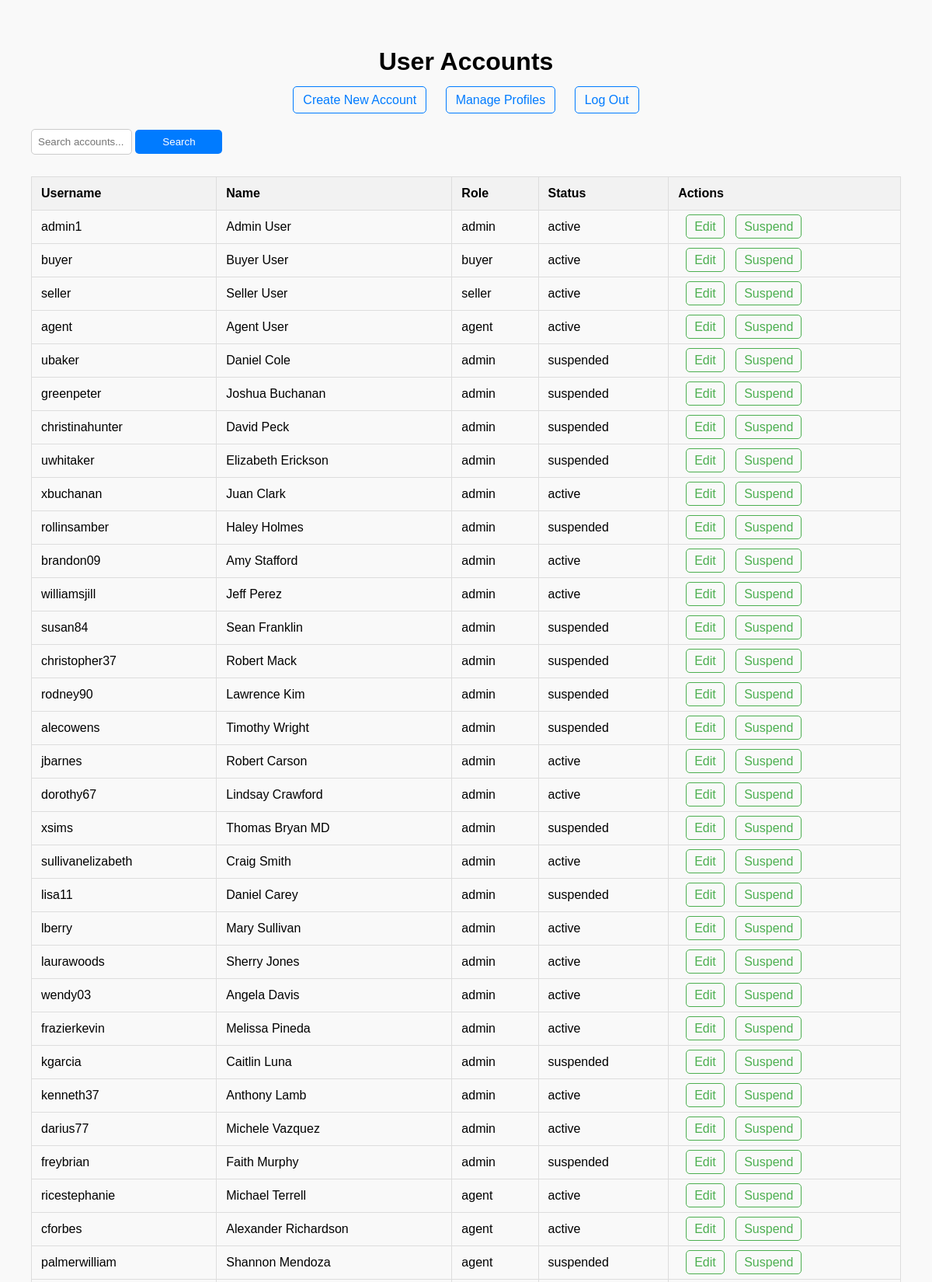
The page /accounts (signed in, upper part) on the database its author committed.
### tables this page shows
CREATE TABLE user_accounts (
        id TEXT PRIMARY KEY,  -- Username
        name TEXT NOT NULL,
        password TEXT NOT NULL,
        email TEXT NOT NULL UNIQUE,
        profile_id INTEGER,
        status TEXT NOT NULL CHECK(status IN ('active', 'suspended')),
        FOREIGN KEY (profile_id) REFERENCES user_profiles (profile_id)
    );

CREATE TABLE user_profiles (
        profile_id INTEGER PRIMARY KEY AUTOINCREMENT,
        role TEXT NOT NULL UNIQUE,
        description TEXT NOT NULL,
        status TEXT NOT NULL CHECK(status IN ('active', 'suspended'))
    );

### boundary.py (the view)
@app.route('/accounts')
@admin_required
def view_accounts():
    accounts = view_account_controller.view_accounts()
    return render_template('accounts.html', accounts=accounts)  # View all user accounts

### base_repository.py (called while the page is built)
    def get_connection(self):
        return sqlite3.connect(self.db_path)

    def fetch_all(self, query, params=()):
        conn = self.get_connection()
        conn.row_factory = sqlite3.Row  # Enables column access by name
        cursor = conn.cursor()
        cursor.execute(query, params)
        results = cursor.fetchall()
        conn.close()
        return results

### boundary.py (called while the page is built)
def admin_required(f):
    @wraps(f)
    def decorated_function(*args, **kwargs):
        if 'user' not in session or session['user']['role'] != 'admin':
            flash('You do not have permission to access this page.')
            return redirect(url_for('login'))  # Redirect to login if not admin
        return f(*args, **kwargs)
    return decorated_function

### user_account.py (called while the page is built)
    def view_accounts(self):
        query = '''
            SELECT ua.*, up.role
            FROM user_accounts ua
            LEFT JOIN user_profiles up ON ua.profile_id = up.profile_id
        '''
        return self.fetch_all(query)

### user_account_controller.py (called while the page is built)
    def view_accounts(self):
       return self.user_account_entity.view_accounts()

### templates/accounts.html (shortened to what this page needs)
<!DOCTYPE html>
<html lang="en">
<head>
</head>
<body>
    <h1>User Accounts</h1>
    <div class="links">
        <a href="/accounts/new">Create New Account</a>
        <a href="/profiles">Manage Profiles</a>
        <a href="/logout">Log Out</a>
    </div>
    <form action="{{ url_for('search_accounts') }}" method="post">
        <input type="text" name="search_term" placeholder="Search accounts...">
        <input type="submit" value="Search">
    </form>
    <table>
        <thead>
            <tr>
                <th>Username</th>
                <th>Name</th>
                <th>Role</th>
                <th>Status</th>
                <th>Actions</th>
            </tr>
        </thead>
        <tbody>
            {% for account in accounts %}
            <tr>
                <td>{{ account['id'] }}</td>
                <td>{{ account['name'] }}</td>
                <td>{{ account['role'] }}</td>
                <td>{{ account['status'] }}</td>
                <td class="actions">
                    <a href="/accounts/{{ account['id'] }}/edit">Edit</a>
                    <a href="/accounts/{{ account['id'] }}/suspend">Suspend</a>
                </td>
            </tr>
            {% else %}
            <tr>
                <td colspan="5">No accounts found.</td>
            </tr>
            {% endfor %}
        </tbody>
    </table>
</body>
</html>

### templates/accounts.html (style rules this page uses)
body { font-family: Arial, sans-serif; background-color: #f9f9f9; margin: 0; padding: 40px; }
h1 { text-align: center; }
.links { text-align: center; margin-bottom: 20px; }
.links a { margin: 0 10px; color: #007BFF; text-decoration: none; padding: 8px 12px; border: 1px solid #007BFF; border-radius: 5px; transition: background-color 0.3s; }
table { width: 100%; border-collapse: collapse; margin-top: 20px; }
th, td { border: 1px solid #ddd; padding: 12px; text-align: left; }
th { background-color: #f2f2f2; }
.actions a { margin-left: 10px; color: #4CAF50; text-decoration: none; padding: 6px 10px; border: 1px solid #4CAF50; border-radius: 5px; transition: background-color 0.3s; }
input[type="text"] { width: 10%; padding: 8px; margin: 8px 0; border-radius: 5px; border: 1px solid #ccc; }
input[type="submit"] { padding: 8px 15px; background-color: #007BFF; color: white; border: none; border-radius: 5px; cursor: pointer; transition: background-color 0.3s; width: 10%; }

### rows shown on the page
user_accounts: id "admin1", name "Admin User", role "admin", status "active"
user_accounts: id "buyer", name "Buyer User", role "buyer", status "active"
user_accounts: id "seller", name "Seller User", role "seller", status "active"
user_accounts: id "agent", name "Agent User", role "agent", status "active"
user_accounts: id "ubaker", name "Daniel Cole", role "admin", status "suspended"
user_accounts: id "greenpeter", name "Joshua Buchanan", role "admin", status "suspended"
user_accounts: id "christinahunter", name "David Peck", role "admin", status "suspended"
user_accounts: id "uwhitaker", name "Elizabeth Erickson", role "admin", status "suspended"
user_accounts: id "xbuchanan", name "Juan Clark", role "admin", status "active"
user_accounts: id "rollinsamber", name "Haley Holmes", role "admin", status "suspended"
user_accounts: id "brandon09", name "Amy Stafford", role "admin", status "active"
user_accounts: id "williamsjill", name "Jeff Perez", role "admin", status "active"
user_accounts: id "susan84", name "Sean Franklin", role "admin", status "suspended"
user_accounts: id "christopher37", name "Robert Mack", role "admin", status "suspended"
user_accounts: id "rodney90", name "Lawrence Kim", role "admin", status "suspended"
user_accounts: id "alecowens", name "Timothy Wright", role "admin", status "suspended"
user_accounts: id "jbarnes", name "Robert Carson", role "admin", status "active"
user_accounts: id "dorothy67", name "Lindsay Crawford", role "admin", status "active"
user_accounts: id "xsims", name "Thomas Bryan MD", role "admin", status "suspended"
user_accounts: id "sullivanelizabeth", name "Craig Smith", role "admin", status "active"
user_accounts: id "lisa11", name "Daniel Carey", role "admin", status "suspended"
user_accounts: id "lberry", name "Mary Sullivan", role "admin", status "active"
user_accounts: id "laurawoods", name "Sherry Jones", role "admin", status "active"
user_accounts: id "wendy03", name "Angela Davis", role "admin", status "active"
user_accounts: id "frazierkevin", name "Melissa Pineda", role "admin", status "active"
user_accounts: id "kgarcia", name "Caitlin Luna", role "admin", status "suspended"
user_accounts: id "kenneth37", name "Anthony Lamb", role "admin", status "active"
user_accounts: id "darius77", name "Michele Vazquez", role "admin", status "active"
user_accounts: id "freybrian", name "Faith Murphy", role "admin", status "suspended"
user_accounts: id "ricestephanie", name "Michael Terrell", role "agent", status "active"
user_accounts: id "cforbes", name "Alexander Richardson", role "agent", status "active"
user_accounts: id "palmerwilliam", name "Shannon Mendoza", role "agent", status "suspended"
